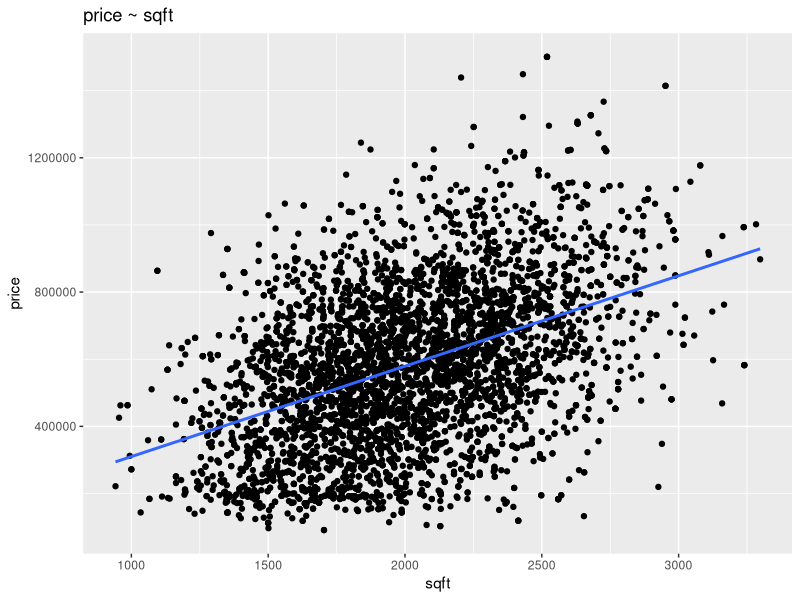
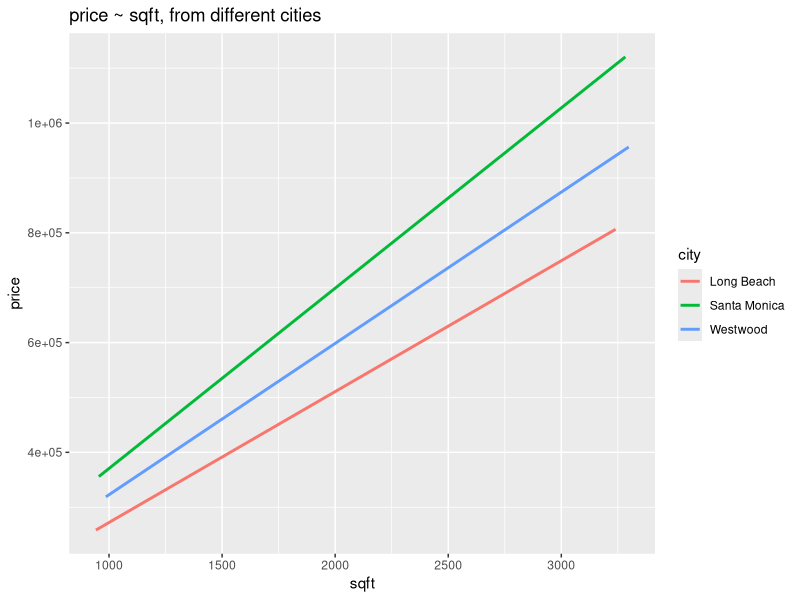
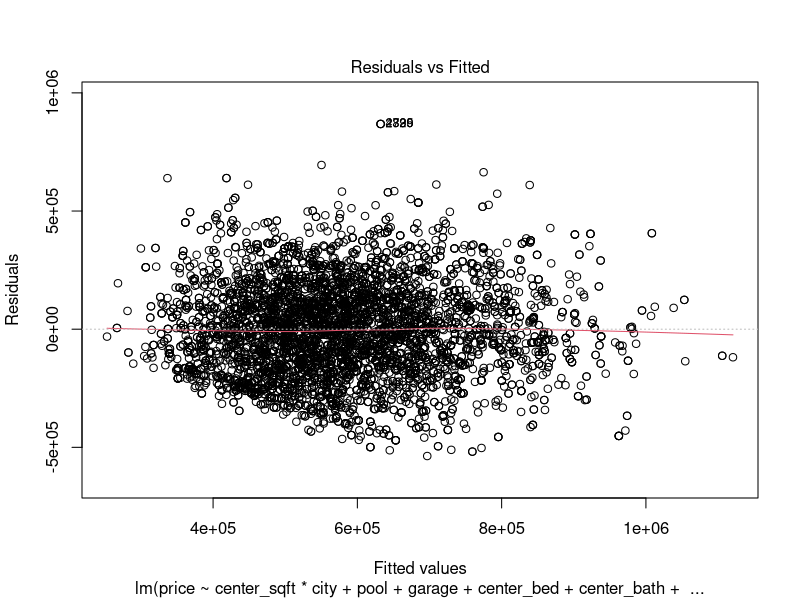

Write R code to recreate these figures, in order.
## ---- chunk 1
knitr :: opts_chunk$set(echo = TRUE, message = FALSE, warning=FALSE)
## ---- chunk 2
#installing libraries and packages
library(tidyverse)
library(dplyr)
library(ggplot2)
pac <- read_csv("pacdev_data.csv") #reading the data from the pacdev_data file
## ---- chunk 3
#linear regression model of price~sqft
ggplot(data = pac,mapping = aes(x = sqft, y = price))+
  geom_point()+
  geom_smooth(method = "lm", se = FALSE)+
  labs(title = "price ~ sqft")

#interpretation of the coefficients for the intercept and sqft
lm(price ~ sqft, data = pac) %>% 
  summary()

#centering sqft of the model 
center_sqft <- I(pac$sqft - mean(pac$sqft))

#refit the model with centered variable
center_model <- lm(price ~ center_sqft, data = pac)
summary(center_model)
## ---- chunk 4
#center the numeric predictors
center_sqft=(pac$sqft-mean(pac$sqft))
center_bed=(pac$bed-mean(pac$bed))
center_bath = (pac$bath-mean(pac$bath))

#Fit a multiple regression model of price with available predictors
lm(price ~ center_sqft + city + pool + garage + center_bed + center_bath + price, data = pac) %>%
  summary()

## ---- chunk 5
#Adding an interaction model betwen center_sqft * city 
(int_model <- lm(price ~ center_sqft * city + pool + garage + center_bed + center_bath +
                   price, data = pac)) %>% summary()
#Create a visualization of the interaction between sqft and city
ggplot(data = pac,mapping = aes(x = sqft,y = price, color = city))+
  geom_smooth(method = "lm" , se = FALSE) +
  labs(title = "price ~ sqft, from different cities")
## ---- chunk 6
#plotting residual model
plot(int_model, which = 1)
## ---- chunk 7

